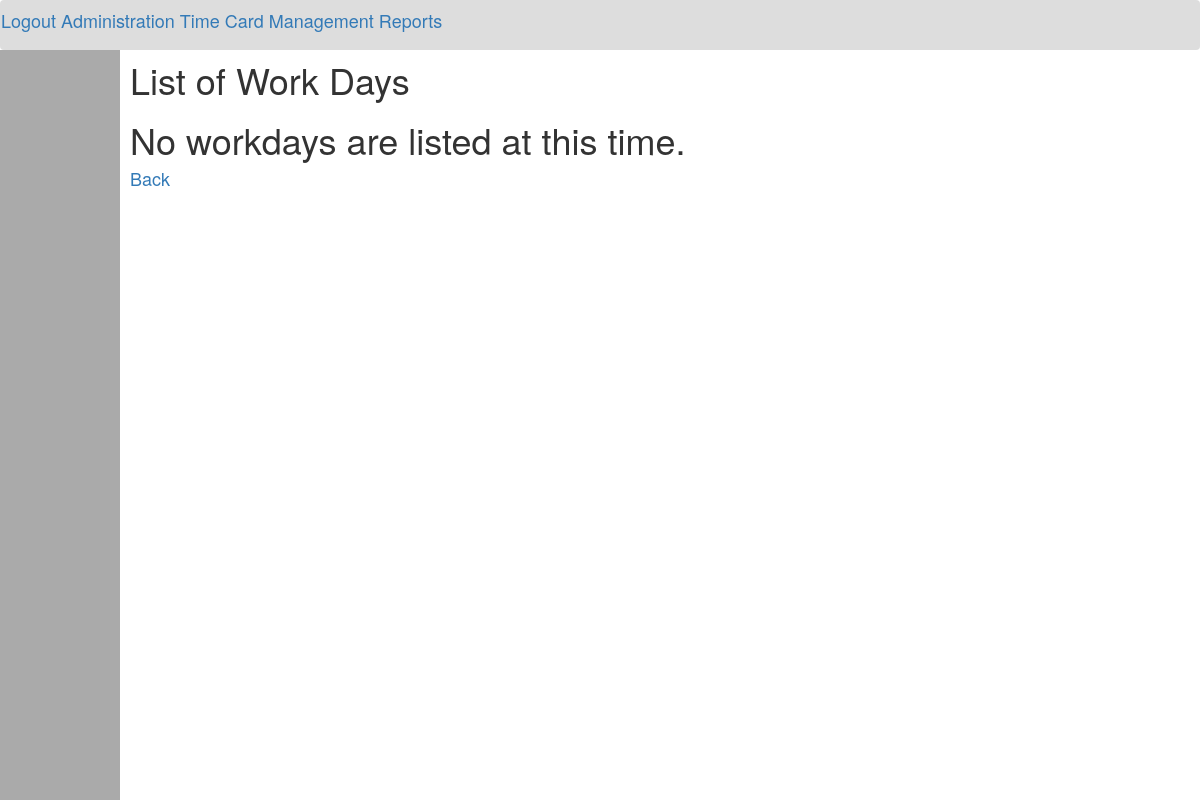
/workdays/ (signed in), run on an earlier commit of the app's database.
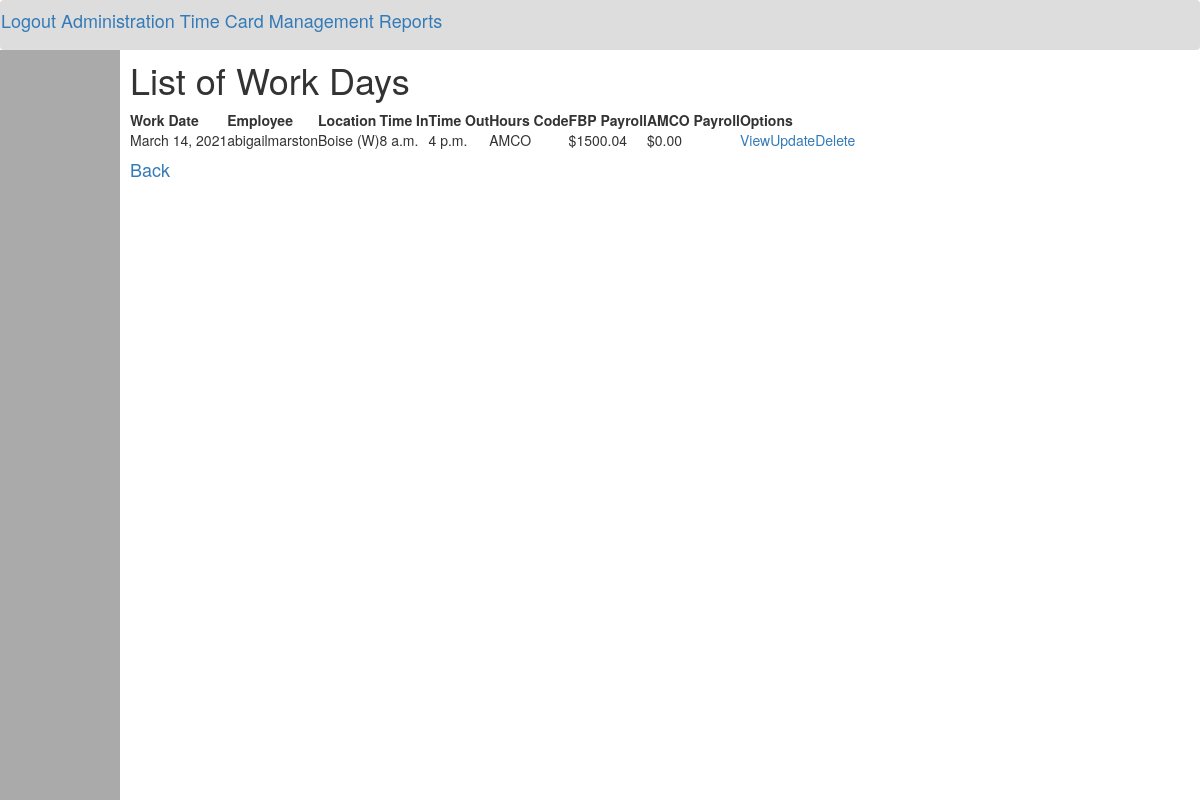
And on a later commit of the database.
### workdays/models.py (models this page shows, shortened)
class WorkDay(models.Model):
    user = models.ForeignKey(User, null=False, on_delete=models.CASCADE)
    location = models.ForeignKey(Location, null=True, on_delete=models.SET_NULL)
    work_date = models.DateField(null=False, default=now)
    time_in = models.TimeField(null=False, default=time(hour=8))
    time_out = models.TimeField(null=False, default=time(hour=16))
    hours_code = models.CharField(
        null=False,
        max_length=4,
        choices=HOUR_CODES,
        validators=[
            RegexValidator(
                regex="^(FBP|AMCO)$",
                message="Please choose either FBP or AMCO."
            )
        ]
    )
    fbp_payroll = models.DecimalField(
        max_digits=9,
        decimal_places=2,
        null=False,
        default=0,
        validators=[
            MinValueValidator(
                limit_value=0,
                message="Please insert a non-negative number."
            ),
            MaxValueValidator(
                limit_value=9999999.99,
                message="Payroll must be under $10 million."
            )
        ]
    )
    amco_payroll = models.DecimalField(
        max_digits=9,
        decimal_places=2,
        null=False,
        default=0,
        validators=[
            MinValueValidator(
                limit_value=0,
                message="Please insert a non-negative number."
            ),
            MaxValueValidator(
                limit_value=9999999.99,
                message="Payroll must be under $10 million."
            )
        ]
    )

### locations/models.py (models this page shows, shortened)
class Location(models.Model):
    name = models.CharField(
        unique=True,
        max_length=30,
        null=False,
        validators=[
            RegexValidator(
                regex="^[a-zA-Z0-9,\. :-]+$",
                message="Please insert a valid location name."
            )
        ]
    )
    sector = models.CharField(
        max_length=1,
        null=False,
        choices=SECTORS,
        validators=[
            RegexValidator(
                regex="^[EW]$",
                message="Please insert either E (East) or W (West)."
            )
        ]
    )
    def __str__(self):
        return f"{self.name} ({self.sector})"

### workdays/views.py (the view)
# urls.py: path("", views.WorkDayList.as_view(), name="list"),
class WorkDayList(LoginRequiredMixin, ListView):
    model = WorkDay
    template_name = "workdays/list.html"
    context_object_name = "workdays"
    ordering = ["work_date"]
    extra_context = {"title": "List of Work Days"}
    def get_queryset(self):
        return super().get_queryset() if self.request.user.is_superuser else WorkDay.objects.filter(user=self.request.user)

### workdays/templates/workdays/list.html (shortened to what this page needs)
{% extends "base/base.html" %}
{% block content %}
    {% if workdays %}
        <table>
            <tr>
                <th>Work Date</th>
                <th>Employee</th>
                <th>Location</th>
                <th>Time In</th>
                <th>Time Out</th>
                <th>Hours Code</th>
                <th>FBP Payroll</th>
                <th>AMCO Payroll</th>
                <th colspan="3">Options</th>
            </tr>
            {% for workday in workdays %}
                <tr>
                    <td>{{ workday.work_date }}</td>
                    <td>{{ workday.user }}</td>
                    <td>{{ workday.location }}</td>
                    <td>{{ workday.time_in }}</td>
                    <td>{{ workday.time_out }}</td>
                    <td>{{ workday.hours_code }}</td>
                    <td>${{ workday.fbp_payroll }}</td>
                    <td>${{ workday.amco_payroll }}</td>
                    <td><a href="{% url 'workdays:detail' workday.id %}">View</a></td>
                    <td><a href="{% url 'workdays:update' workday.id %}">Update</a></td>
                    <td><a href="{% url 'workdays:delete' workday.id %}">Delete</a></td>
                </tr>
            {% endfor %}
        </table>
    {% else %}
        <h1>No workdays are listed at this time.</h1>
    {% endif %}
    <h4><a href="{% url 'home' %}">Back</a></h4>
{% endblock content%}

### templates/base/base.html (shortened to what this page needs)
{% load static %}
<!DOCTYPE html>
<html>
    <head>
        <link rel="stylesheet" href="https://maxcdn.bootstrapcdn.com/bootstrap/3.3.7/css/bootstrap.min.css">
        <link rel="stylesheet" type="text/css" href="{% static 'css/main.css' %}">
    </head>
    <body>
        <header>
            <nav>
                <div class="navbar">
                    {% if user.is_authenticated %}
                    <h4>
                        <a href="{% url 'users:logout' %}">Logout</a>
                        <a href="{% url 'users:admin_list' %}">Administration</a>
                        <a href="{% url 'workdays:list' %}">Time Card Management</a>
                        <a href="">Reports</a>
                    </h4>
                    {% endif %}
                </div>
                <div class="sidenav">
                </div>
            </nav>
        </header>
        <div class="main">
            {% if title %}
                <h1>{{ title }}</h1>
            {% endif %}
            {% block content %}{% endblock content %}
        </div>
    </body>
</html>

### static/css/main.css (style rules this page uses)
.navbar { height: 50px; width: 100%; position: fixed; z-index: 1; top: 0; left: 0; background-color: #ddd; overflow-x: hidden; padding-bottom: 20px; }
.sidenav { height: 100%; width: 120px; position: fixed; z-index: 1; top: 50px; left: 0; background-color: #aaa; overflow-x: hidden; padding-top: 20px; }
.main { margin-top: 60px; margin-left: 120px; padding: 0px 10px; }

What changed in the data, as far as the page shows it:
added WorkDay: work_date "March 14, 2021", user "abigailmarston", location "Boise (W)", time_in "8 a.m.", time_out "4 p.m.", hours_code "AMCO", fbp_payroll "1500.04", amco_payroll "0.00"
Also different on the page:
text no longer shown: "No workdays are listed at this time."
text now shown: "Work Date Employee Location Time In Time Out Hours Code FBP Payroll AMCO Payroll Options"
